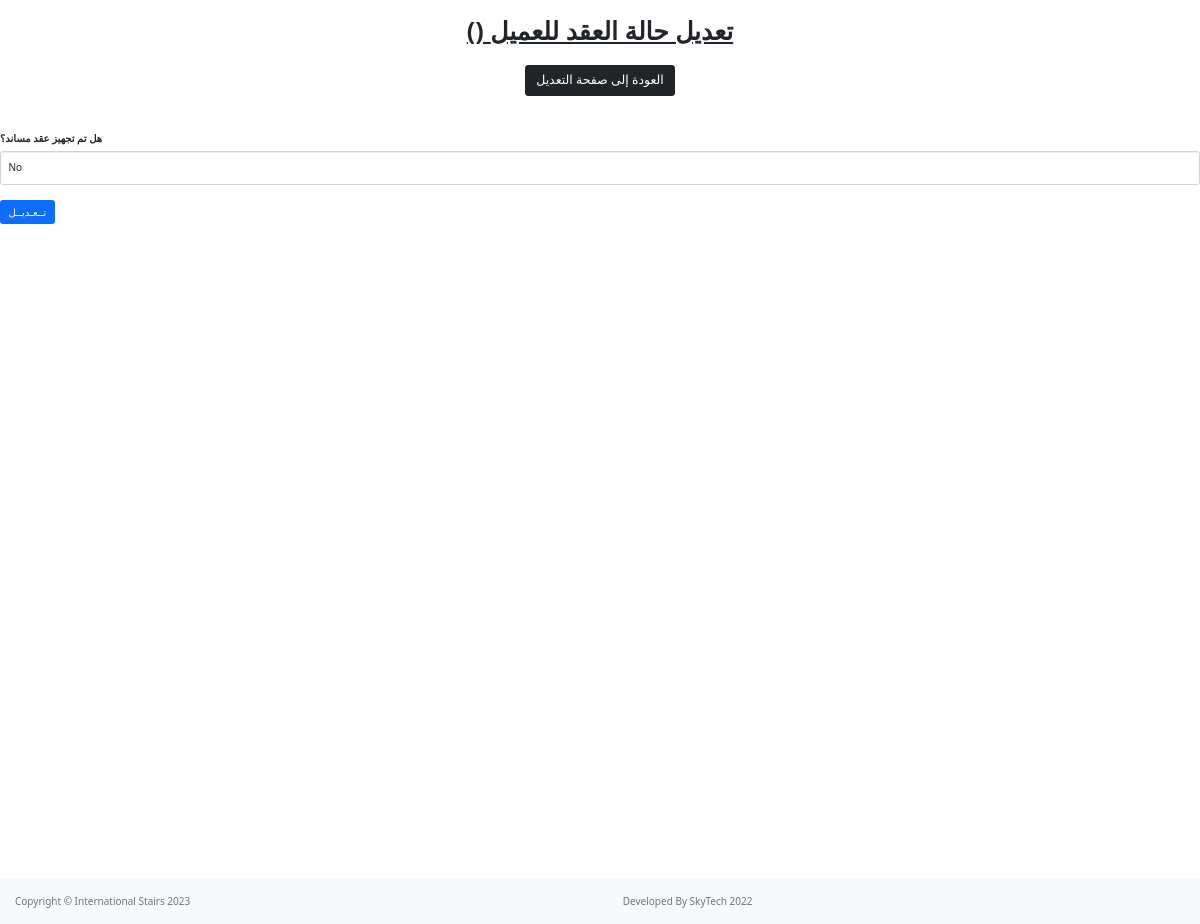
Before: /musaned_contract?id=6 with the older database file.
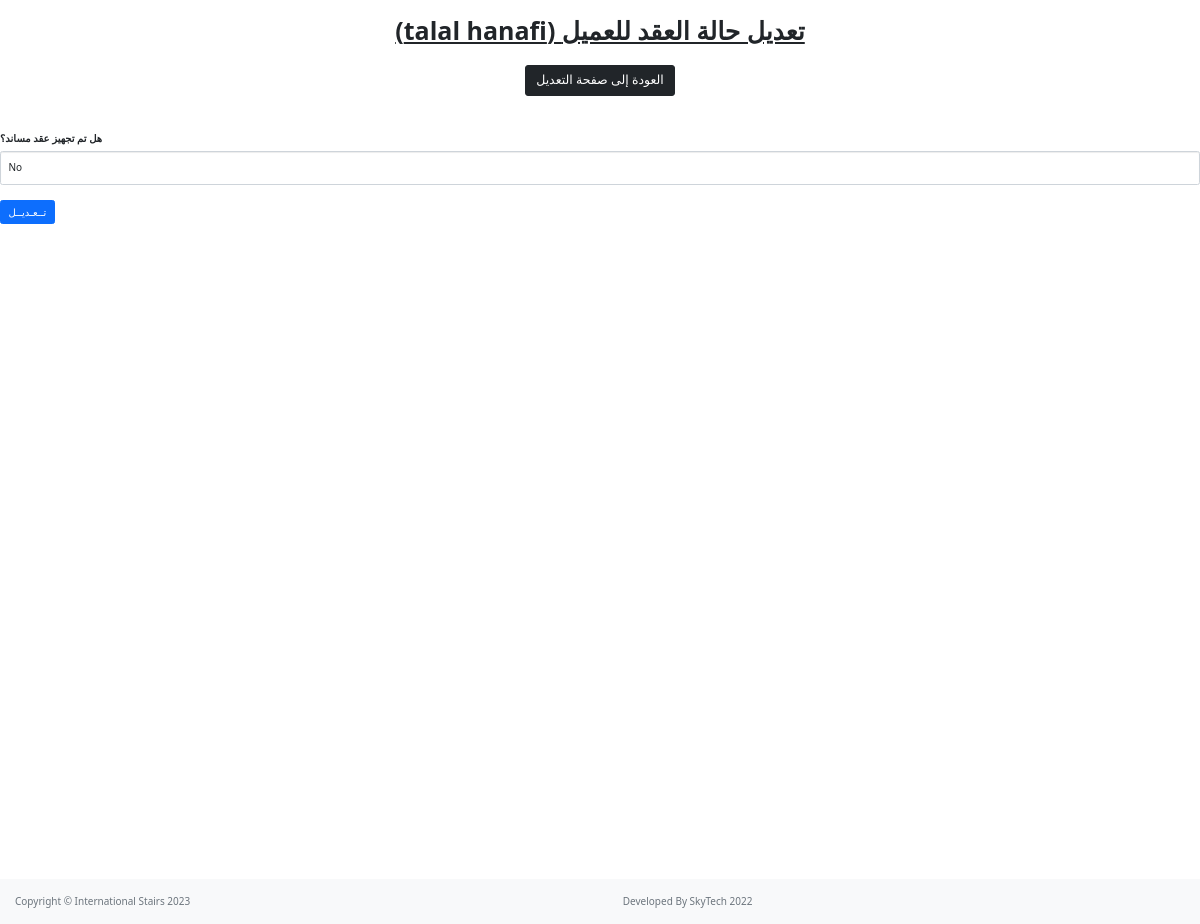
After: the same page with the newer database file.
### main.py (models this page shows)
class Users(db.Model):
    __tablename__ = "users"
    id = db.Column(db.Integer, primary_key=True)
    name = db.Column(db.String(250), nullable=False)
    nid_or_iqama = db.Column(db.BIGINT, nullable=False)
    contact_No = db.Column(db.BIGINT, nullable=False)
    visa = db.Column(db.BIGINT, nullable=False)
    request_date = db.Column(db.Date, nullable=False)
    worker_name = db.Column(db.String(250), nullable=False)
    type = db.Column(db.String(250), nullable=False)
    agency = db.Column(db.String(250), nullable=False)
    selected_or_recommended = db.Column(db.String(250), nullable=False)
    musaned = db.Column(db.String(250), nullable=False)
    embassy_contract = db.Column(db.String(250), nullable=False)
    shipment_date = db.Column(db.Date, nullable=False)
    medical = db.Column(db.String(500), nullable=True)
    mmr_vaccine = db.Column(db.String(500), nullable=True)
    owwa = db.Column(db.String(500), nullable=True)
    tesda = db.Column(db.String(500), nullable=True)
    biometric = db.Column(db.String(500), nullable=True)
    stamping = db.Column(db.String(500), nullable=True)
    oec = db.Column(db.String(500), nullable=True)
    ticket = db.Column(db.String(500), nullable=True)
    deployment_date = db.Column(db.String(500), nullable=True)  # Salalim Remarks
    status = db.Column(db.String(1000), nullable=True)

### main.py (the view)
@app.route("/musaned_contract",methods=["GET", "POST"])
def musaned_contract():
    form = EditMusaned()
    user_id = request.args.get("id")
    updated_user = Users.query.get(user_id)
    if form.validate_on_submit():
        updated_user.musaned = form.musaned.data
        db.session.commit()
        flash("✔ تم تعديل حالة العقد بنجاح")
        return redirect(url_for('musaned_contract'))
    return render_template("musaned_edit.html", form=form, user=updated_user)

### main.py
class EditMusaned(FlaskForm):
    musaned = SelectField('هل تم تجهيز عقد مساند؟', choices=["  No", "   Yes"])
    submit = SubmitField('تــعـديــل')

### templates/musaned_edit.html (shortened to what this page needs)
{% extends 'bootstrap/base.html' %}
{% import "bootstrap/wtf.html" as wtf %}
{% block styles %}
  {{ super() }}
  <link rel="stylesheet" href="{{ url_for('static', filename='css/styles.css') }}">
{% endblock %}
{% block content %}
<br>
<div class="content">
    <h1 class="heading" style="text-align:center"><b><u> ({{user.name}}) تعديل  حالة العقد للعميل  </u></b> </h1>
    <div class="heading">
<br>
    <h1 class="heading" style="text-align:center"><a href="{{url_for('users_list')}}" class="btn btn-lg btn-dark"> العودة إلى صفحة التعديل </a> </h1>
</div>
</div>
<br><br>
<div class="content">
    <div class="content">
      {{ wtf.quick_form(form,novalidate=True,button_map={'submit':'primary'}, form_type="horizontal",horizontal_columns=('md',5, 5))}}
</div>
</div>
<br><br><br><br><br><br><br><br><br><br><br><br><br><br><br><br><br><br><br><br><br><br><br><br><br><br><br><br><br><br><br><br>
<br><br><br><br><br><br><br><br><br><br>
{%include "footer.html"%}
    {% endblock %}

Changed rows visible on the page:
added Users: name "talal hanafi"
